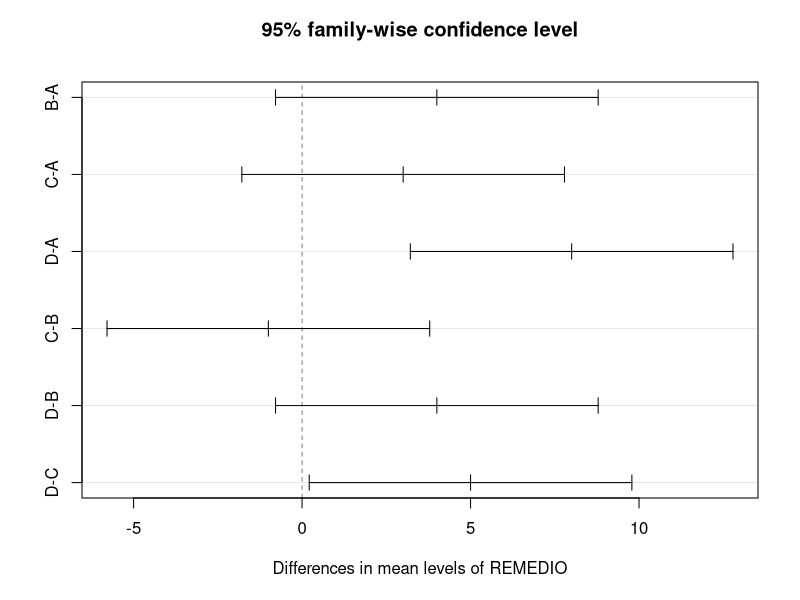

The R script that drew this image:
#Utilize a função getwd para verificar o diretório de trabalho:
getwd()

#setwd muda o diretório de trabalho
#setwd("C:/Users/pg200/Documents/Repositorio/r-curso/aula3")

medicamento <- read.csv("anova1.csv",
                        sep = ";",
                        header = T)
medicamento
View(medicamento)

#aplicar a análise de variância de fator
modeloanova <- aov(HORAS ~ REMEDIO, data = medicamento)
modeloanova

#Mais detalhes do modelo
summary(modeloanova)

#Aplicar a anova de dois fatores
modeloanova2 = aov(HORAS ~ REMEDIO * SEXO,
                   data = medicamento)
modeloanova2

summary(modeloanova2)

#Identificando se existe diferenças entre os grupos
tukey = TukeyHSD(modeloanova2)
tukey
plot(tukey)

#Homogeneidade entre as amostras
install.packages("car") #instalando o pacote
library(car)
leveneTest(HORAS ~ REMEDIO, data = medicamento)

#Normalidade dos resíduos
shapiro.test(resid(modeloanova))
